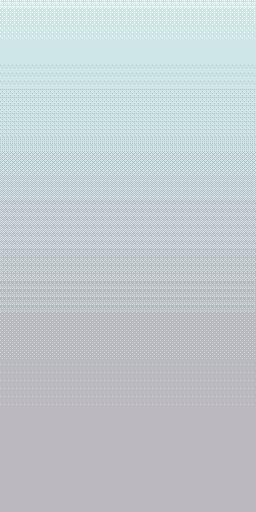

Below is a game level as drawn by its tile map, then a one-line description and the .tmx that defines it (tile-layer data replaced by summaries):
An orthogonal 32x64 tile map with 8x8 px tiles, 1 tile layer (Tile Layer 1).

<map version="1.10" tiledversion="1.10.2" orientation="orthogonal" renderorder="right-down" width="32" height="64" tilewidth="8" tileheight="8" infinite="0" nextlayerid="2" nextobjectid="1">
 <editorsettings>
  <export target="../Milestone 2/Images/area2BG1.c" format="gba" />
 </editorsettings>
 <tileset firstgid="1" source="area2tileset.tsx" />
 <layer id="1" name="Tile Layer 1" width="32" height="64">
  <data>[2048 cells, 2048 non-empty, 16 distinct tile ids]</data>
 </layer>
</map>
